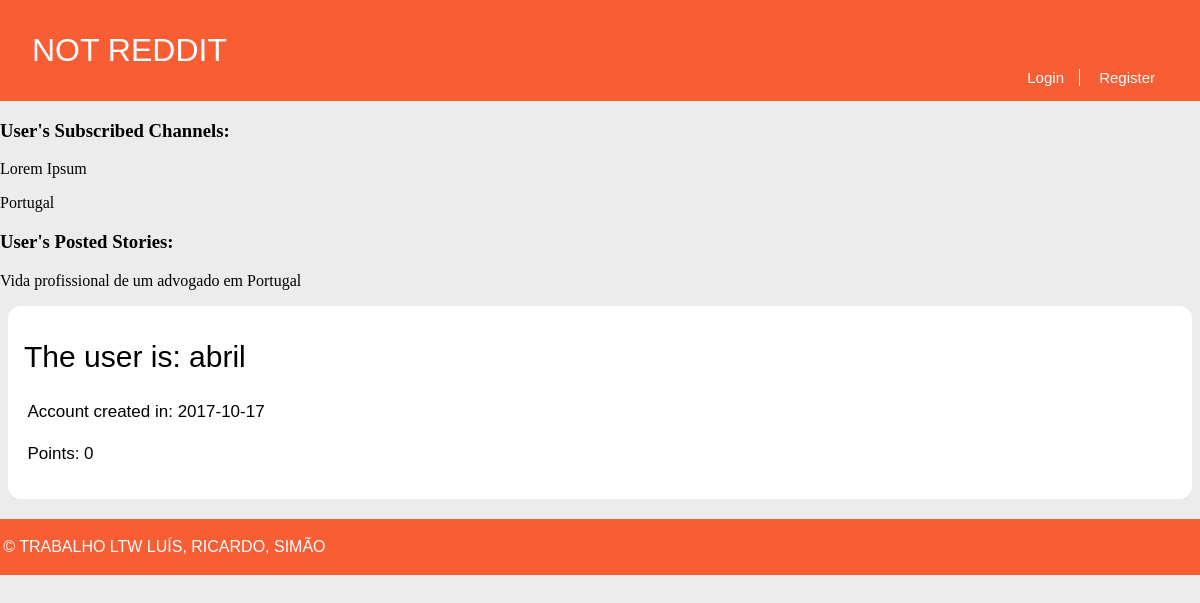
Screenshot of /pages/profile.php?name=abril with the database file from the repository.
### tables this page shows
CREATE TABLE UserSubscriptions (
  username VARCHAR REFERENCES utilizer,
  channel VARCHAR REFERENCES channel,
  PRIMARY KEY (username, channel)
);

CREATE TABLE Story (
  id INTEGER PRIMARY KEY,
  title VARCHAR,
  published INTEGER, -- date when the story was published in epoch format
  channel VARCHAR REFERENCES channel, -- comma separated tags
  author VARCHAR REFERENCES utilizer, -- who wrote the article
  points INTEGER DEFAULT 0,
  fulltext VARCHAR
);

CREATE TABLE Utilizer (
  username VARCHAR PRIMARY KEY,
  password VARCHAR NOT NULL,
  points INTEGER DEFAULT 0,
  created INTEGER -- date when the utilizer was created in epoch format
);

### database/db_channel.php (called while the page is built, shortened)
<?php
	function getSubscribedChannels($username){
		$db = Database::instance()->db();
		$subscribedChannelsQuery = $db->prepare('SELECT channel FROM UserSubscriptions WHERE username = ?');
		$subscribedChannelsQuery->execute(array($username));
		$subscribedChannelsNames = $subscribedChannelsQuery->fetchAll();
		return $subscribedChannelsNames;
	}
?>

### database/db_user.php (called while the page is built, shortened)
<?php
    function getUserPublicInfo($username) {
        $db = Database::instance()->db();
        $stmt = $db->prepare('SELECT points, created FROM Utilizer WHERE username = ?');
        $stmt->execute(array($username));
        return $stmt->fetchAll();
    }
    function getAllStoriesPosted($username) {
        $db = Database::instance()->db();
        $stmt = $db->prepare('SELECT id, title FROM Story WHERE author = ?');
        $stmt->execute(array($username));
        return $stmt->fetchAll();
    }
?>

### templates/tpl_sub.php (the view, shortened to what this page needs)
<?php
  include_once('../database/db_channel.php');
?>
<?php function draw_subscribersAside($username) { ?>
  <link rel="stylesheet" href="../css/story.css">
  <section id="subscriptions">
      <h3> User's Subscribed Channels: </h3>
      <?php
      $subscribedChannelsNames = getSubscribedChannels($username);
      if(empty($subscribedChannelsNames)) { ?>
        <p> User has not subscribed to any channel..</p>
      <?php } else {
        foreach( $subscribedChannelsNames as $channelName) { ?>
          <p><a onclick="window.location.href='../pages/channel.php?name=<?=$channelName['channel']?>'"><?=$channelName['channel']?></a></p>
        <?php }
      } ?>
  </section>
<?php } ?>

### templates/tpl_common.php (shortened to what this page needs)
<?php
	include_once('tpl_sub.php');
?>
<?php function draw_header($username, $channel) { ?>
	<!DOCTYPE html>
	<html>
		<head>
			<link rel="stylesheet" href="../css/common.css">
		</head>
		<body>
			<header>
				<?php if($channel === "NOT REDDIT") { ?>
					<a id="title" href="../pages/homepage.php"><?=$channel?></a>
				<?php } else { ?>
					<a id="title" href="../pages/channel.php?name=<?=$channel?>"><?=$channel?></a>
				<?php } ?>
				<?php if($username != NULL) { ?>
					<nav id="signup">
						<a id="profile" href="../pages/profile.php?name=<?=$username?>"><?= $username ?></a>
						<a href="../actions/action_logout.php">Logout</a>
						<?php draw_subscriberList() ?>
					</nav>
				<?php } else { ?>
					<nav id="signup">
						<a href="../pages/login.php">Login</a>
						<a href="../pages/register.php">Register</a>
					</nav>
				<?php } ?>
			</header>
<?php } ?>
<?php function draw_user_info($username, $created, $points) { ?>
	<?php $data = convert_epoch($created) ?>
	<link rel="stylesheet" href="../css/story.css">
	<section id="storyText">
		<h1>The user is: <?=$username?></h1>
		<p>Account created in: <?=$data->format('Y-m-d')?></p>
		<p>Points: <?=$points?></p>
	</section>
<?php } ?>
<?php function convert_epoch($epoch){
	$dt = new DateTime("@$epoch");
	return $dt;
} ?>
<?php function draw_footer() { ?>
	</body>
	<footer>
		<p>&copy; TRABALHO LTW LUÍS, RICARDO, SIMÃO</p>
	</footer>
	</html>
<?php } ?>

### templates/tpl_profile.php (shortened to what this page needs)
<?php function draw_posted_stories($username) { ?>
	<link rel="stylesheet" href="../css/story.css">
	<section id="subscriptions">
		<h3> User's Posted Stories: </h3>
		<?php
		$postedStoriesId = getAllStoriesPosted($username);
		if(empty($postedStoriesId)) { ?>
		<p> User has not posted any story..</p>
		<?php } else {
		foreach($postedStoriesId as $story) { ?>
			<p><a onclick="window.location.href='../pages/story.php?id=<?=$story['id']?>'"><?=$story['title']?></a></p>
		<?php }
		} ?>
	</section>
<?php } ?>

### css/common.css (style rules this page uses)
body { margin: 0 auto; padding-bottom: 5em; max-width: 80em; --bg-color: #ececec; --panel-color: #f95d34; --error-bg-color: lightcoral; --error-ft-color: black; --successs-bg-color: lightgreen; --success-ft-color: black; background-color: var(--bg-color); }
body > header { display: grid; grid-template-columns: 1fr auto; grid-template-rows: auto auto; background-color: var(--panel-color) ; color: white; font-family: Verdana, sans-serif; }
body > header #title { padding-top: 1em; padding-left: 1em; text-decoration: none; color: white; font-size: 32px; grid-column: 1; grid-row: 1; cursor: pointer; }
body > header #signup { padding-right: 2em; padding-bottom: 15px; grid-column: 2; grid-row: 2; font-size: 15px; }
body > header > #signup > a:first-child { border-right: 1px solid white; }
body > header > #signup > a { padding: 0 1em; color: white; text-decoration: none; }
body > header #signup > a:first-child { padding-left: 0; }
footer { padding: 0.2em; margin: 20px auto; max-width: 80em; background-color: var(--panel-color); color: white; font-family: Verdana, sans-serif; }

### css/story.css (style rules this page uses)
#storyText { background-color: white; border-radius: 13px; margin: 1em 0.5em 0em 0.5em; padding: 1em; }
#storyText > h1 { text-align: left; font-size: 30px; font-weight: 480; font-family: Verdana, sans-serif; margin-top: 0.6em; }
#storyText > p { text-align: justify; font-size: 17px; line-height: 25px; font-family: Arial, sans-serif; margin-left: 0.2em; margin-right: 2.5em; }

### rows the page displays
usersubscriptions: channel "Lorem Ipsum"
usersubscriptions: channel "Portugal"
story: title "Vida profissional de um advogado em Portugal"
utilizer: created "2017-10-17", points "0"

### other values shown
$channel "NOT REDDIT"
$username "abril"
